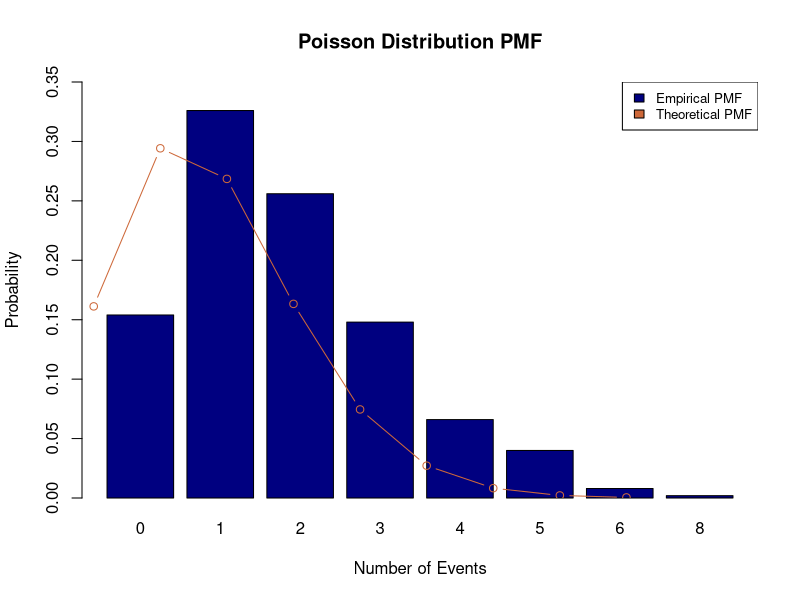

Recreate this plot in R.
# Set the seed for reproducibility
set.seed(123)

# Generate a Poisson-distributed dataset
lambda <- 1.825  # Average rate of events
poisson_data <- rpois(500, lambda) # generates a vector of Poisson distributed random variables with length of n=500.

# Create a bar plot to visualize the probability mass function
barplot(table(poisson_data)/length(poisson_data), 
        col = "navyblue", 
        main = "Poisson Distribution PMF",
        xlab = "Number of Events",
        ylab = "Probability",
        ylim = c(0, 0.35))

# Add a red line representing the theoretical Poisson PMF
points(0:max(poisson_data), dpois(0:max(poisson_data), lambda), type = "b", col = "sienna3")

# Add legend
legend("topright", legend = c("Empirical PMF", "Theoretical PMF"), 
       fill = c("navyblue", "sienna3"), 
       cex = 0.8)